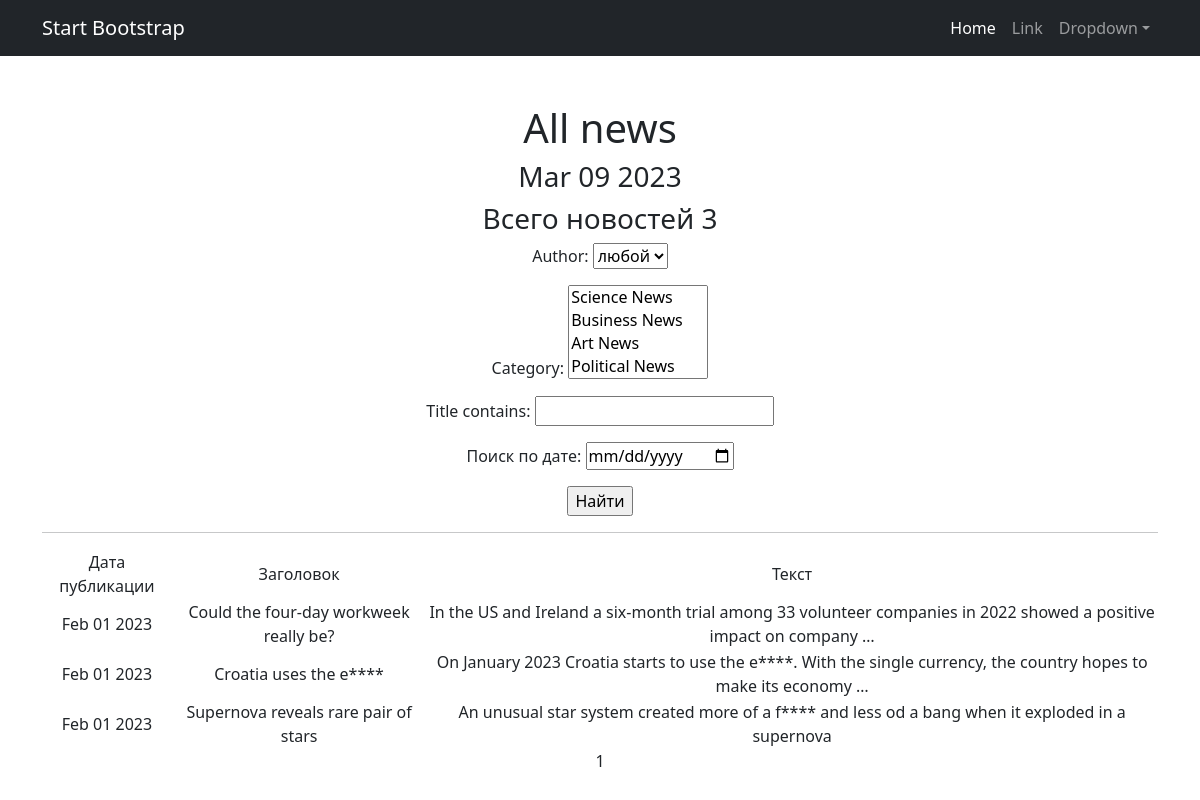
The page /news/ on the database as committed earlier.
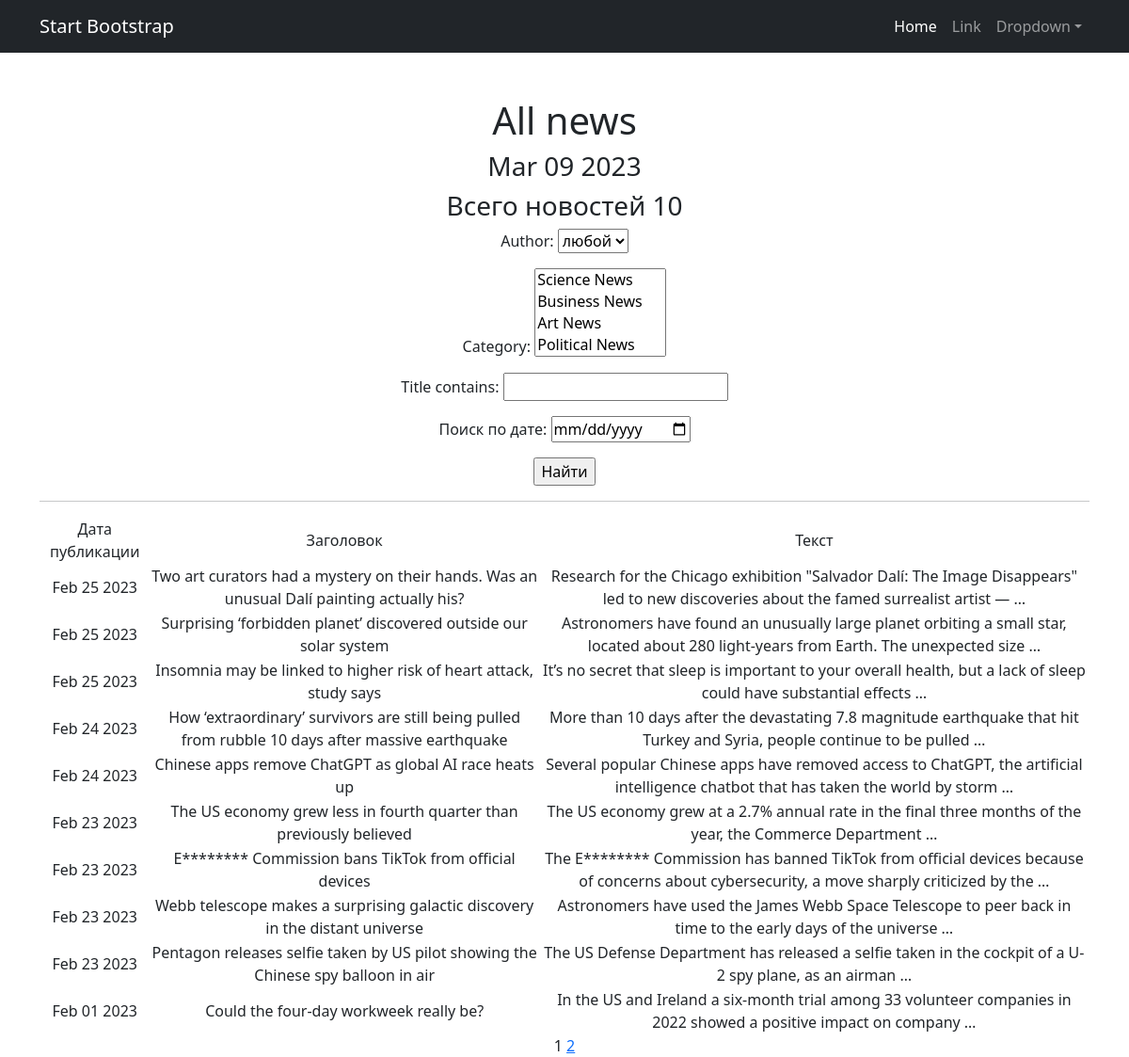
The same page on the database as committed later.
### news_portal/models.py (models this page shows, shortened)
class Post(models.Model):
    news = "NS"
    article = "AC"
    TYPE = [
        (news, 'News'),
        (article, 'Article')
    ]
    author = models.ForeignKey("Author", on_delete=models.CASCADE)
    type = models.CharField(max_length=2, choices=TYPE, default=news)
    post_time_in = models.DateTimeField(auto_now_add=True)
    category = models.ManyToManyField("Category", through="PostCategory")
    title = models.CharField(max_length=255)
    post_text = models.TextField()
    post_rating = models.FloatField(default=0.0)

### news_portal/views.py (the view)
# urls.py: path('', NewsList.as_view(), name='news_list'),
class NewsList(ListView):
    model = Post
    ordering = '-post_time_in'
    template_name = 'news.html'
    context_object_name = 'news'
    paginate_by = 10
    def get_queryset(self):
        queryset = super().get_queryset()
        self.filterset = PostFilter(self.request.GET, queryset)
        return self.filterset.qs
    def get_context_data(self, **kwargs):
        context = super().get_context_data(**kwargs)
        context['filterset'] = self.filterset
        return context

### news_portal/models.py (called while the page is built)
    def __str__(self):
        return self.user.username

    def __str__(self):
        return self.name.title()

### news_portal/templatetags/news_filters.py (called while the page is built)
@register.filter()
def cenzor(value):
    mat = ['idiot', 'fizz', 'nasty', 'euro']
    word = ''
    text = value.split()
    for i in range(len(text)):
        for j in mat:
            if j in text[i].lower():
                for c in (text[i]):
                    word += '*' if c.isalpha() else c
                    text[i] = text[i][0] + word
    return ' '.join(text)

### news_portal/templatetags/news_tags.py (called while the page is built)
@register.simple_tag()
def current_time(format_string='%b %d %Y'):
   return datetime.utcnow().strftime(format_string)

@register.simple_tag(takes_context=True)
def url_replace(context, **kwargs):
   d = context['request'].GET.copy()
   for k, v in kwargs.items():
       d[k] = v
   return d.urlencode()

### templates/news.html (shortened to what this page needs)
{% extends 'flatpages/default.html' %}
{% load news_filters %}
{% load news_tags %}
{% block content %}
    <h1>All news</h1>
    <h3>{% current_time '%b %d %Y' %}</h3>
    <h3>Всего новостей {{ news | length }}</h3>
    <form action="" method="get">
        {{ filterset.form.as_p }}
        <input type="submit" value="Найти" />
    </form>
    <hr>
    {% if news %}
       <table>
           <tr>
               <td>Дата публикации</td>
               <td>Заголовок</td>
               <td>Текст</td>
           </tr>
           {% for post in news %}
           <tr>
               <td>{{ post.post_time_in | date:'M d Y' }}</td>
               <td>{{ post.title | cenzor }}</td>
               <td>{{ post.post_text | truncatewords:20 | cenzor }}</td>
           </tr>
           {% endfor %}
       </table>
   {% else %}
       <h2>Актульных новостей нет</h2>
   {% endif %}
   {{ page_obj.number }}
   {% if page_obj.has_next %}
       <a href="?{% url_replace page=page_obj.next_page_number %}">{{ page_obj.next_page_number }}</a>
   {% endif %}
{% endblock content %}

### templates/flatpages/default.html (shortened to what this page needs)
<!DOCTYPE html>
<html lang="en">
    <head>
        {% load static %}
        <link href="{% static 'css/styles.css' %}" rel="stylesheet" />
    </head>
    <body>
        <nav class="navbar navbar-expand-lg navbar-dark bg-dark">
            <div class="container">
                <a class="navbar-brand" href="#">Start Bootstrap</a>
                <div class="collapse navbar-collapse" id="navbarSupportedContent">
                    <ul class="navbar-nav ms-auto mb-2 mb-lg-0">
                        <li class="nav-item"><a class="nav-link active" aria-current="page" href="#">Home</a></li>
                        <li class="nav-item"><a class="nav-link" href="#">Link</a></li>
                        <li class="nav-item dropdown">
                            <a class="nav-link dropdown-toggle" id="navbarDropdown" href="#" role="button" data-bs-toggle="dropdown" aria-expanded="false">Dropdown</a>
                        </li>
                    </ul>
                </div>
            </div>
        </nav>
        <div class="container">
            <div class="text-center mt-5">
                {% block content %}{% endblock content %}
            </div>
        </div>
    </body>
</html>

Rows that differ between the two databases and show on the page:
no longer on this page (row unchanged): Post: post_time_in "Feb 01 2023", title|cenzor "Croatia uses the e****", post_text|cenzor "On January 2023 Croatia starts to use the e****. With the single currency, the country hopes to make its economy …"
no longer on this page (row unchanged): Post: post_time_in "Feb 01 2023", title|cenzor "Supernova reveals rare pair of stars", post_text|cenzor "An unusual star system created more of a f**** and less od a bang when it exploded in a supernova"
added Post: post_time_in "Feb 25 2023", title|cenzor "Two art curators had a mystery on their hands. Was an unusual Dalí painting actually his?", post_text|cenzor "Research for the Chicago exhibition \"Salvador Dalí: The Image Disappears\" led to new discoveries about the famed surrealist artist — …"
added Post: post_time_in "Feb 25 2023", title|cenzor "Surprising ‘forbidden planet’ discovered outside our solar system", post_text|cenzor "Astronomers have found an unusually large planet orbiting a small star, located about 280 light-years from Earth. The unexpected size …"
added Post: post_time_in "Feb 25 2023", title|cenzor "Insomnia may be linked to higher risk of heart attack, study says", post_text|cenzor "It’s no secret that sleep is important to your overall health, but a lack of sleep could have substantial effects …"
added Post: post_time_in "Feb 24 2023", title|cenzor "How ‘extraordinary’ survivors are still being pulled from rubble 10 days after massive earthquake", post_text|cenzor "More than 10 days after the devastating 7.8 magnitude earthquake that hit Turkey and Syria, people continue to be pulled …"
added Post: post_time_in "Feb 24 2023", title|cenzor "Chinese apps remove ChatGPT as global AI race heats up", post_text|cenzor "Several popular Chinese apps have removed access to ChatGPT, the artificial intelligence chatbot that has taken the world by storm …"
added Post: post_time_in "Feb 23 2023", title|cenzor "The US economy grew less in fourth quarter than previously believed", post_text|cenzor "The US economy grew at a 2.7% annual rate in the final three months of the year, the Commerce Department …"
added Post: post_time_in "Feb 23 2023", title|cenzor "E******** Commission bans TikTok from official devices", post_text|cenzor "The E******** Commission has banned TikTok from official devices because of concerns about cybersecurity, a move sharply criticized by the …"
added Post: post_time_in "Feb 23 2023", title|cenzor "Webb telescope makes a surprising galactic discovery in the distant universe", post_text|cenzor "Astronomers have used the James Webb Space Telescope to peer back in time to the early days of the universe …"
added Post: post_time_in "Feb 23 2023", title|cenzor "Pentagon releases selfie taken by US pilot showing the Chinese spy balloon in air", post_text|cenzor "The US Defense Department has released a selfie taken in the cockpit of a U-2 spy plane, as an airman …"
Other text that changed with them:
{{ news | length }}: "3" → "10"
{{ page_obj.next_page_number }}: (not shown) → "2"
